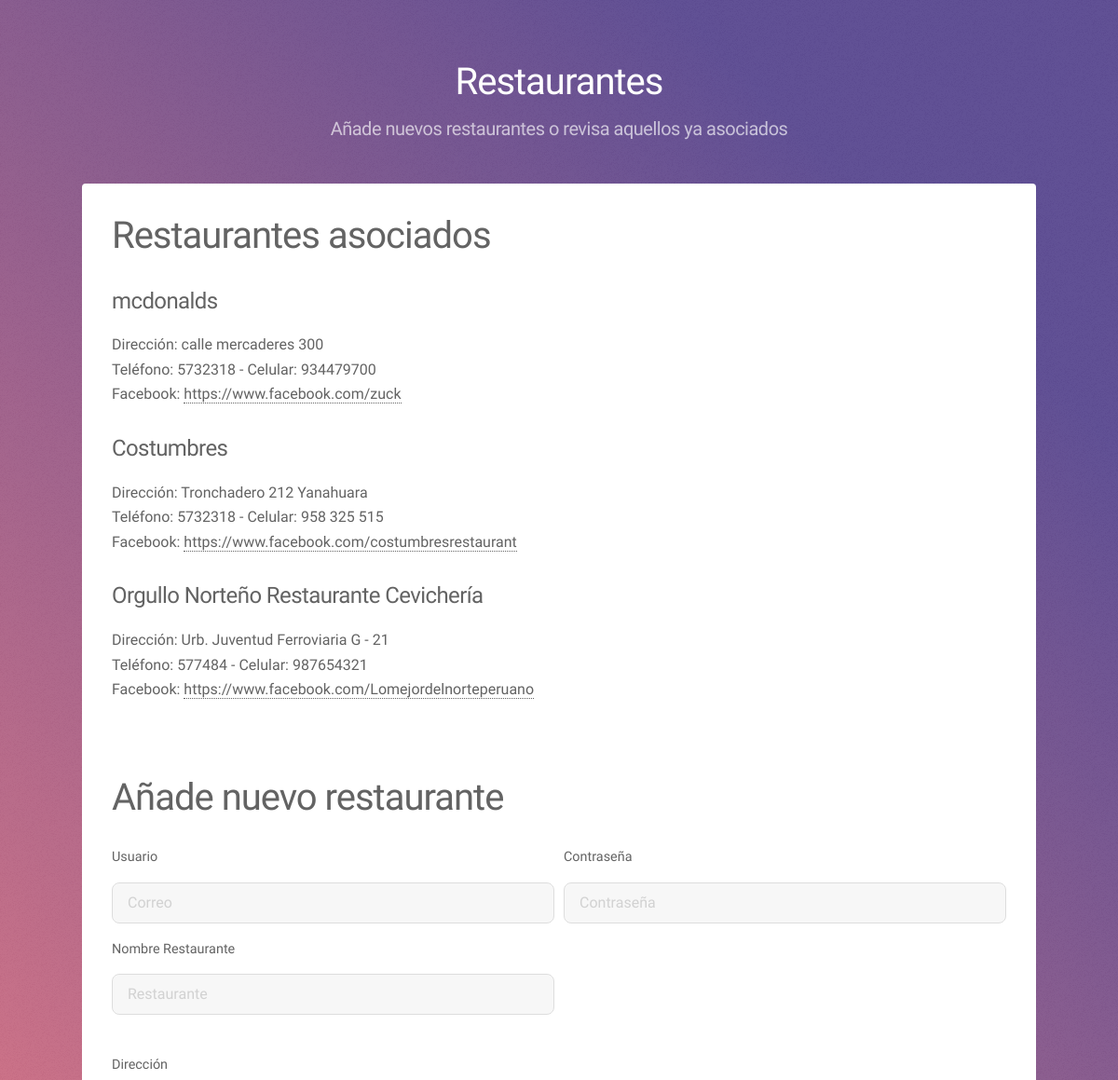
The app's page /addrestaurant (signed in, upper part), older data.
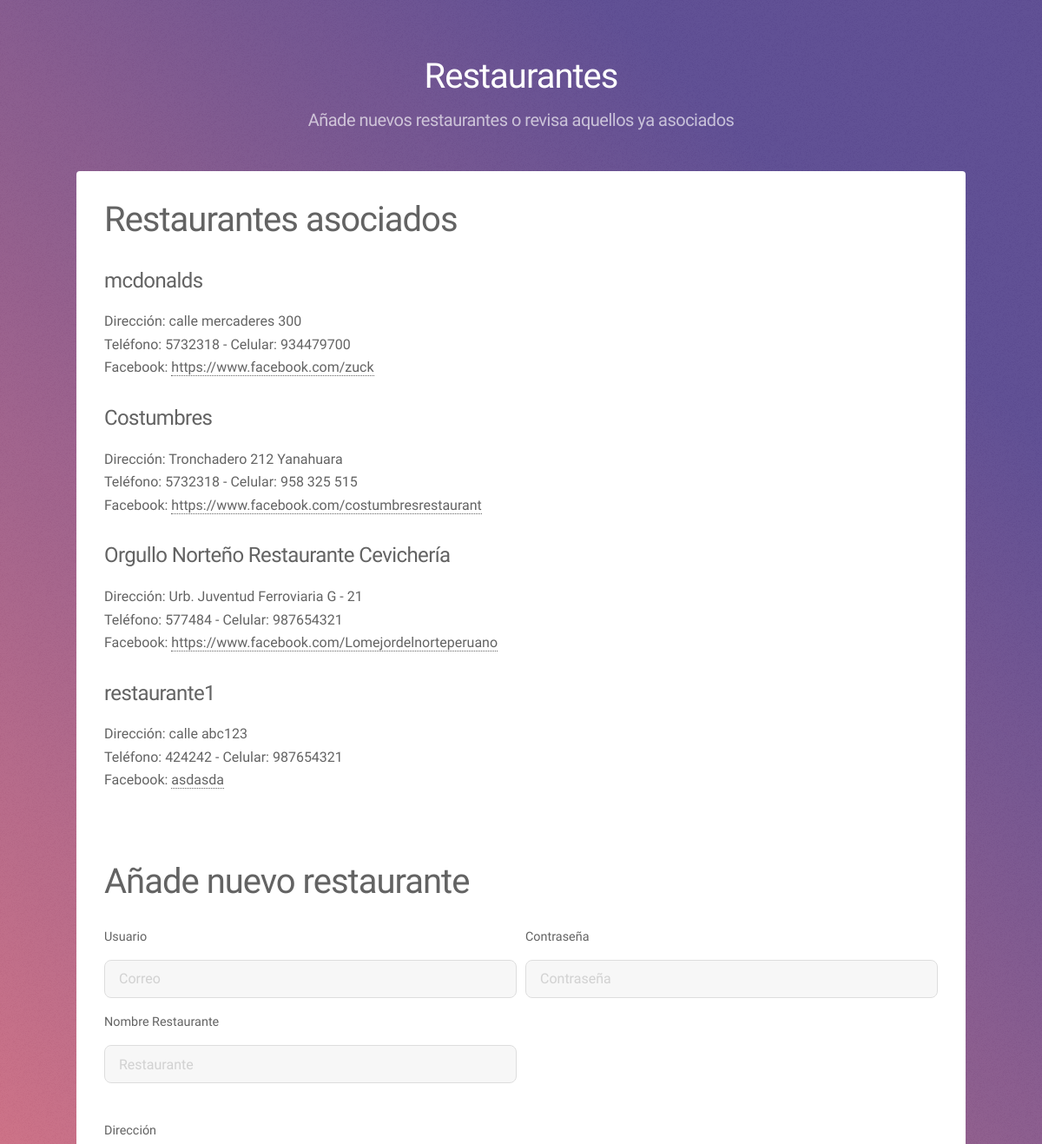
The same page, newer data.
### app/models.py (models this page shows)
class Restaurant(models.Model):
	user = models.OneToOneField(User,on_delete=models.SET_NULL,null=True)
	name = models.CharField(max_length=50)
	address = models.CharField(max_length=50)
	phone = models.CharField(max_length=50)
	cellphone = models.CharField(max_length=50)
	fb_link = models.CharField(max_length=50)
	class Meta:
		permissions = (
            ("verified_restaurant", "Verified restaurant account"),
        )

### app/views.py (the view, shortened to what this page needs)
# urls.py: path('addrestaurant', login_required(views.AddRestaurant.as_view()), name='addrestaurant'),
@method_decorator(staff_member_required, name='dispatch')
class AddRestaurant(View):
	def get(self, request, *args, **kwargs):
		all_restaurants = Restaurant.objects.all()
		return render(request, 'add-restaurant.html', {'success': None, 'all_restaurants': all_restaurants})

### templates/add-restaurant.html (shortened to what this page needs)
{%load static%}
{% load google_analytics_tags %}
<!DOCTYPE HTML>
<html>
<head>
	<link rel="stylesheet" href="https://stackpath.bootstrapcdn.com/bootstrap/4.1.3/css/bootstrap.min.css"
>
	<link rel="stylesheet" href="{% static 'assets/css/main.css' %}" />
</head>
<body class="is-preload">
	<div id="wrapper">
		<header id="header">
			<h1>Restaurantes</h1>
			<p>Añade nuevos restaurantes o revisa aquellos ya asociados</p>
		</header>
		<div id="main" style="padding: 2em 2em;">
			<h1> Restaurantes asociados </h1>
			{% for restaurant in all_restaurants %}
			<h2>{{restaurant.name}}</h2>
			Dirección: {{restaurant.address}}<br>
			Teléfono: {{restaurant.phone}} - Celular: {{restaurant.cellphone}}<br>
			Facebook: <a href="{{restaurant.fb_link}}">{{restaurant.fb_link}}</a><br>
			<br>
			{% endfor %}
			<br>
			<br>
			<h1> Añade nuevo restaurante </h1>
			<form action="addrestaurant" method="post">
				<div class="form-row">
					<div class="form-group col-md-6">
						<label for="inputEmail4">Usuario</label>
						<input type="text" name="user" class="form-control" id="inputEmail4" placeholder="Correo">
					</div>
					<div class="form-group col-md-6">
						<label for="inputPassword4">Contraseña</label>
						<input type="password" name="password" class="form-control" id="inputPassword4" placeholder="Contraseña">
					</div>
				</div>
				<div class="form-row">
					<div class="form-group col-md-6">
						<label for="inputNamel4">Nombre Restaurante</label>
						<input type="text" name="restaurant" class="form-control" id="inputEmail4" placeholder="Restaurante">
					</div>
				</div>
				<br>
				<div class="form-row">
					<div class="form-group col-md-6">
						<label for="inputNamel4">Dirección</label>
					</div>
				</div>
				<br>
			</form>
		</div>
	</div>
</body>
</html>

Row changes from the older to the newer data that the page shows:
added Restaurant: name "restaurante1", address "calle abc123", phone "424242", cellphone "987654321", fb_link "asdasda"
